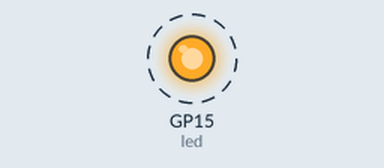
Recording of a program running on a simulated Raspberry Pi Pico running CircuitPython. On the bench: output pins drawn as LEDs (lit = HIGH). Dashed ring = blinking.

Above: at 0.2 s.
Timing chart, 0 to 3.0 s (numbered marks = the images above):
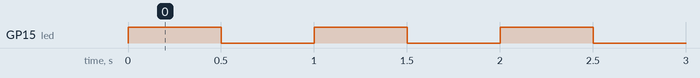

The program:

led.py
```python
import board
import digitalio
import time

led = digitalio.DigitalInOut(board.GP15)
led.direction = digitalio.Direction.OUTPUT

while True:
    led.value = True   # LED on
    time.sleep(0.5)
    led.value = False  # LED off
    time.sleep(0.5)
```

Measured:
- by itself, GP15 (led): alternates HIGH for 0.50 s and LOW for 0.50 s
